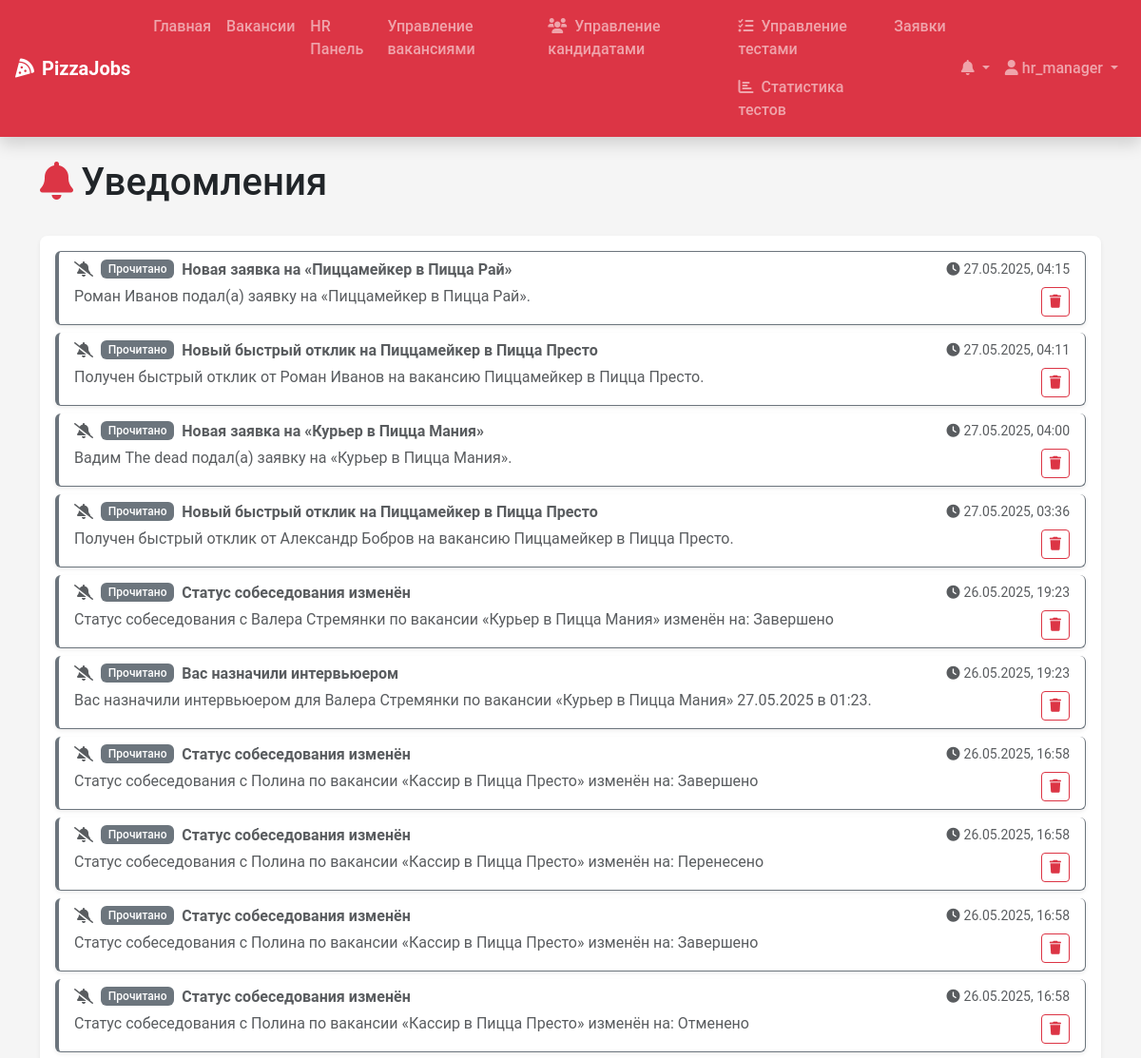
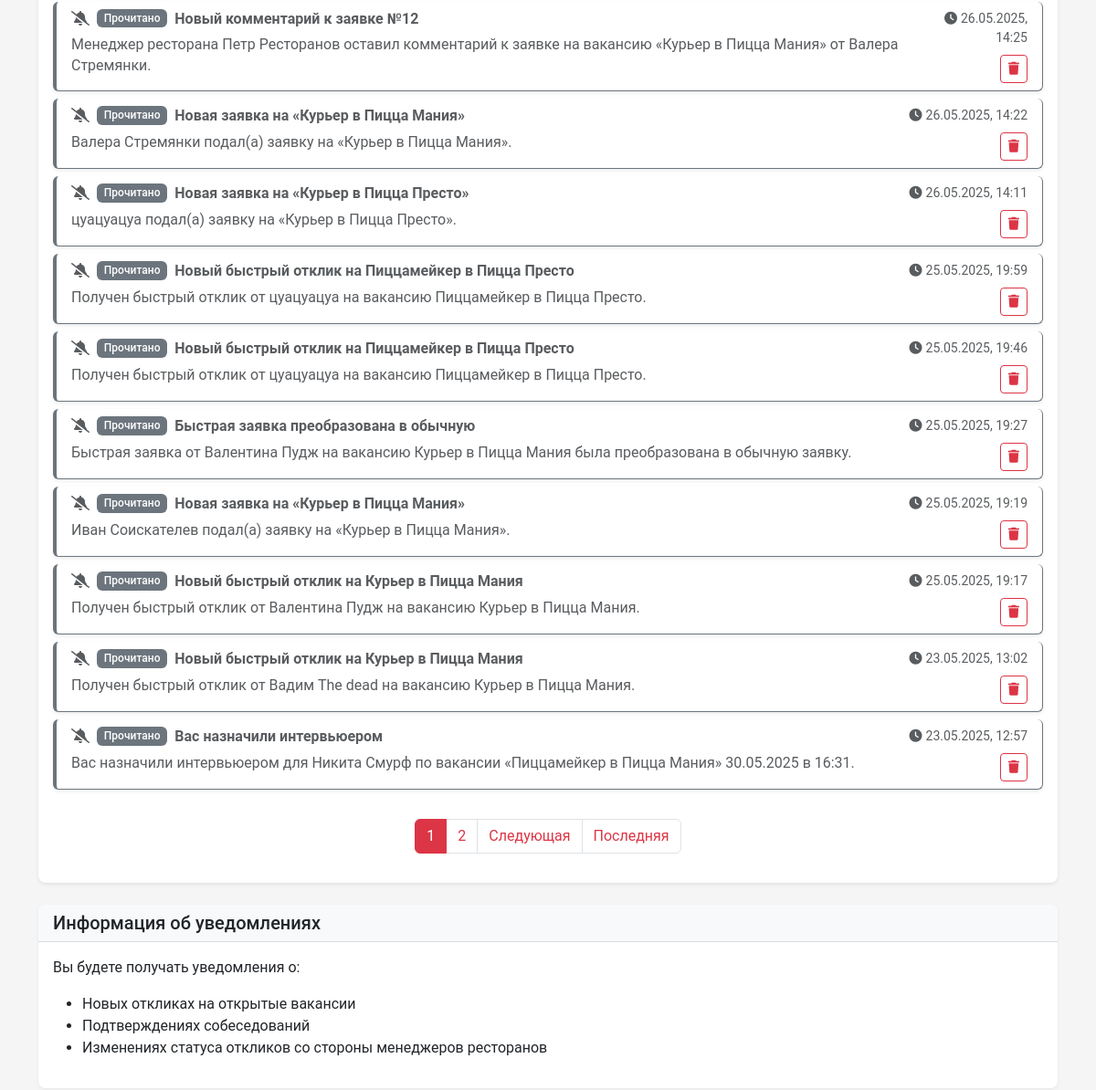
Page /notifications/ (signed in, upper part) on the earlier database version (2 pictures, top to bottom).
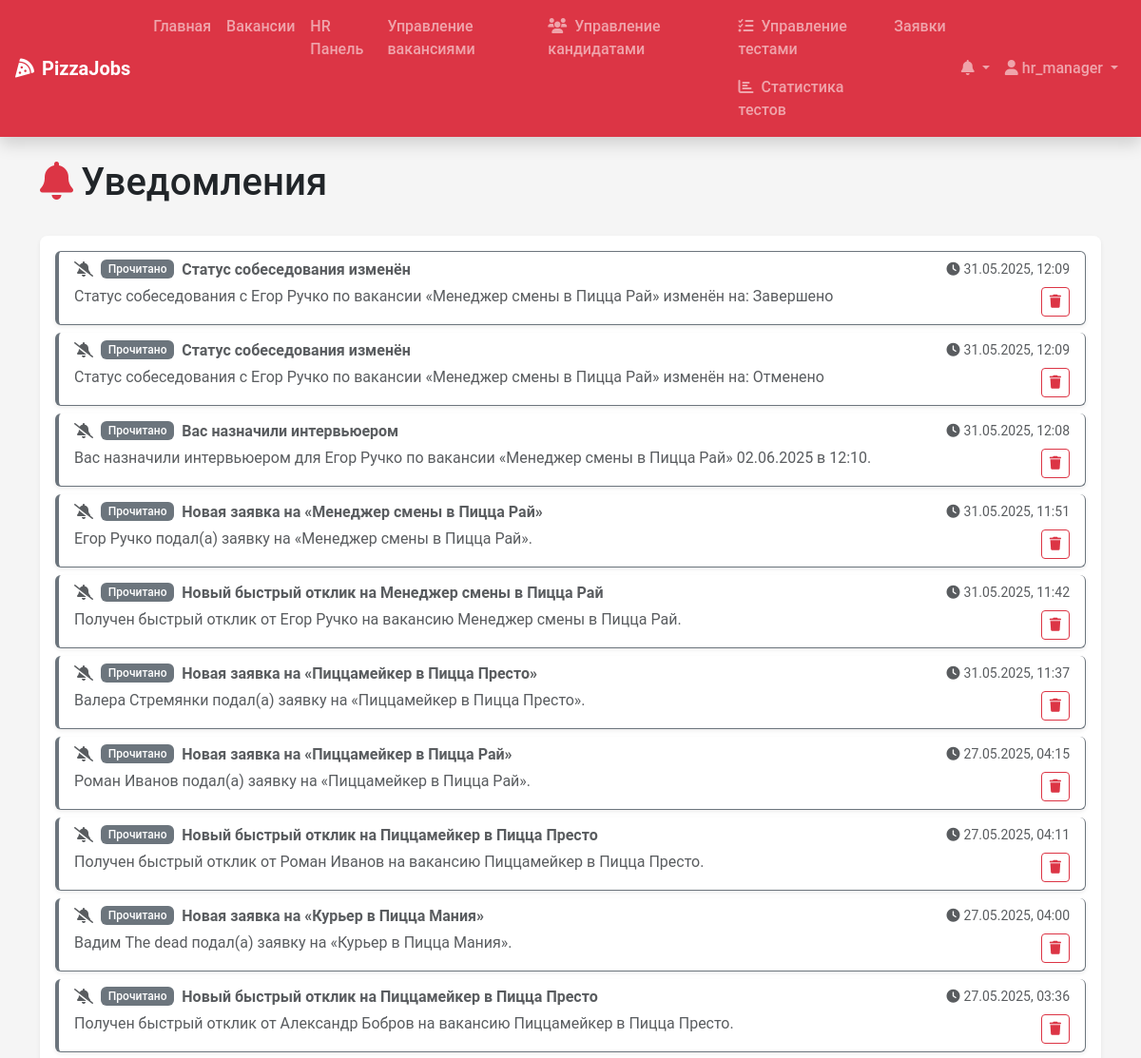
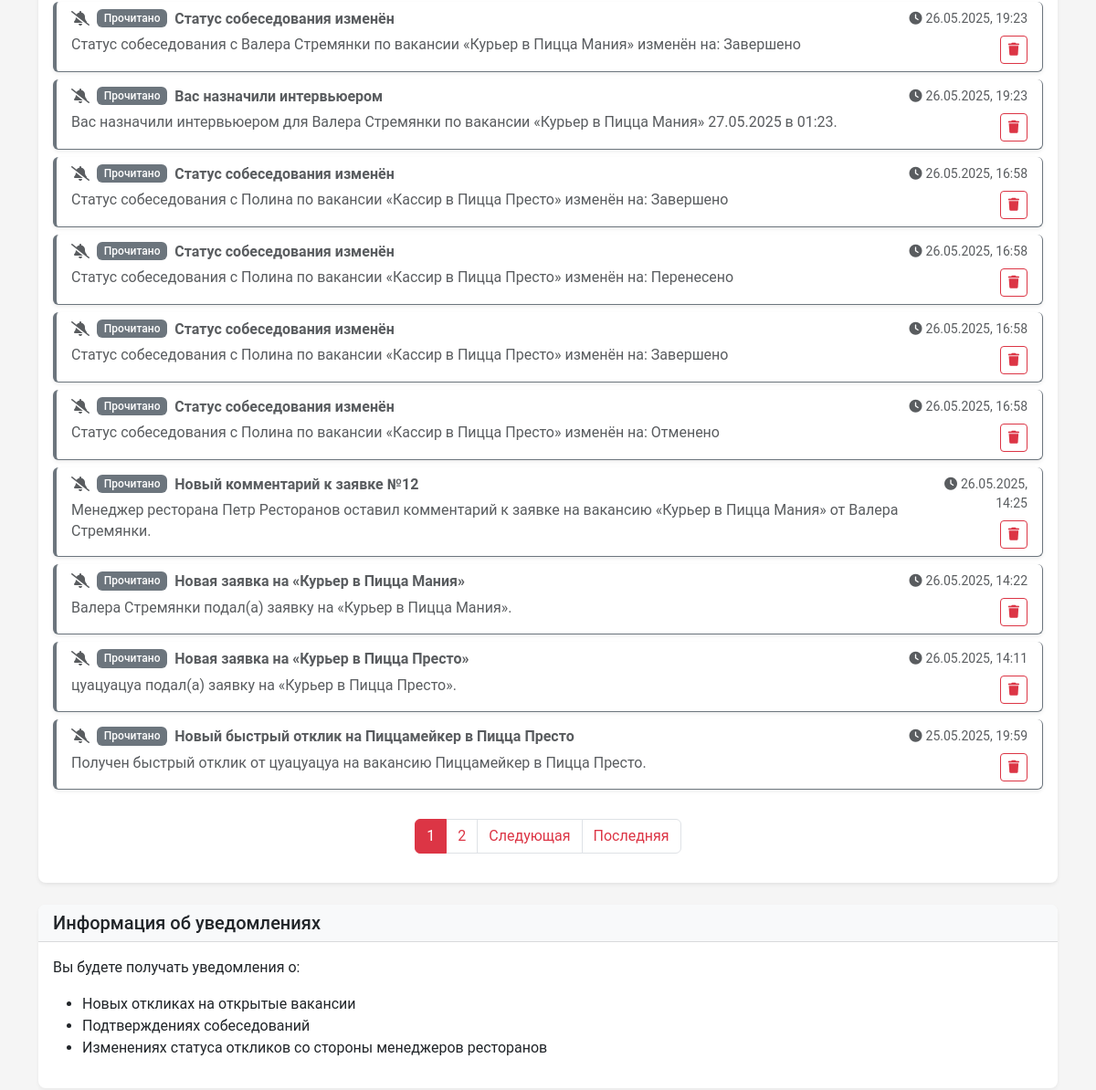
Same page on the later database version (2 pictures, top to bottom).
### recruitment/models.py (models this page shows, shortened)
class Notification(models.Model):
    user = models.ForeignKey(User,
                             on_delete=models.CASCADE,
                             related_name='notifications')
    title = models.CharField(max_length=100)
    message = models.TextField()
    read = models.BooleanField(default=False)
    created_at = models.DateTimeField(auto_now_add=True)

### recruitment/views.py (the view, shortened to what this page needs)
# urls.py: path('notifications/', views.notifications, name='notifications'),
@login_required
def notifications(request):
    qs = Notification.objects.filter(user=request.user).order_by('-created_at')
    paginator = Paginator(qs, 20)
    page_obj = paginator.get_page(request.GET.get('page'))
    context = {
        'page_obj': page_obj,
        'unread_count': qs.filter(read=False).count(),
    }
    return render(request, 'notifications/list.html', context)

### recruitment/context_processors.py (called while the page is built, shortened)
def user_context(request):
    context = {}
    if request.user.is_authenticated:
        unread_count = Notification.objects.filter(user=request.user, read=False).count()
        context['unread_count'] = unread_count
        latest_notifications = Notification.objects.filter(
            user=request.user
        ).order_by('-created_at')[:5]
        context['latest_notifications'] = latest_notifications
    return context

### templates/notifications/list.html (shortened to what the changed rows need)
{% extends 'base.html' %}
{% block content %}
<div class="container">
    <div class="d-flex justify-content-between align-items-center mb-4">
        <h1><i class="fas fa-bell me-2 text-danger"></i>Уведомления</h1>
    </div>
    <div class="card shadow">
        <div class="card-body">
            {% if page_obj %}
                <div class="list-group">
                    {% for notification in page_obj %}
                        <div class="list-group-item list-group-item-action border-start-4
                                    {% if not notification.read %}
                                        border-primary bg-gradient bg-light fw-bold
                                    {% else %}
                                        border-secondary bg-white text-muted
                                    {% endif %}
                                    notification-item shadow-sm mb-2 rounded">
                            <div class="d-flex w-100 justify-content-between align-items-start">
                                <div class="flex-grow-1">
                                    <div class="d-flex align-items-center mb-2">
                                        {% if not notification.read %}
                                            <i class="fas fa-bell text-primary me-2"></i>
                                            <span class="badge bg-primary me-2 pulse">Новое</span>
                                        {% else %}
                                            <i class="fas fa-bell-slash text-muted me-2"></i>
                                            <span class="badge bg-secondary me-2">Прочитано</span>
                                        {% endif %}
                                        <h6 class="mb-0 notification-title">{{ notification.title }}</h6>
                                    </div>
                                    <p class="mb-2 notification-message">{{ notification.message }}</p>
                                </div>
                                <div class="text-end">
                                    <small class="text-muted d-block mb-2">
                                        <i class="fas fa-clock me-1"></i>{{ notification.created_at|date:"d.m.Y, H:i" }}
                                    </small>
                                    <div class="btn-group" role="group">
                                        <form method="post" action="{% url 'notifications' %}" class="d-inline">
                                            <button type="submit" name="delete" value="{{ notification.id }}"
                                                    class="btn btn-sm btn-outline-danger" title="Удалить"
                                                    onclick="return confirm('Удалить уведомление?')">
                                                <i class="fas fa-trash"></i>
                                            </button>
                                        </form>
                                    </div>
                                </div>
                            </div>
                        </div>
                    {% endfor %}
                </div>
                {% if page_obj.paginator.num_pages > 1 %}
                    <nav class="mt-4">
                        <ul class="pagination justify-content-center">
                            {% for num in page_obj.paginator.page_range %}
                                {% if page_obj.number == num %}
                                    <li class="page-item active">
                                        <span class="page-link">{{ num }}</span>
                                    </li>
                                {% elif num > page_obj.number|add:'-3' and num < page_obj.number|add:'3' %}
                                    <li class="page-item">
                                        <a class="page-link" href="?page={{ num }}">{{ num }}</a>
                                    </li>
                                {% endif %}
                            {% endfor %}
                        </ul>
                    </nav>
                {% endif %}
            {% else %}
                <div class="alert alert-info">
                    <i class="fas fa-info-circle me-2"></i>У вас пока нет уведомлений.
                </div>
            {% endif %}
        </div>
    </div>
</div>
{% endblock %}

Differences in the rows shown:
no longer on this page (row unchanged): Notification: read True (drawn), title "Новый быстрый отклик на Пиццамейкер в Пицца Престо", message "Получен быстрый отклик от цуацуацуа на вакансию Пиццамейкер в Пицца Престо.", created_at "25.05.2025, 19:46", {{ notification.id }} 68 (drawn)
no longer on this page (row unchanged): Notification: read True (drawn), title "Быстрая заявка преобразована в обычную", message "Быстрая заявка от Валентина Пудж на вакансию Курьер в Пицца Мания была преобразована в обычную заявку.", created_at "25.05.2025, 19:27", {{ notification.id }} 66 (drawn)
no longer on this page (row unchanged): Notification: read True (drawn), title "Новая заявка на «Курьер в Пицца Мания»", message "Иван Соискателев подал(а) заявку на «Курьер в Пицца Мания».", created_at "25.05.2025, 19:19", {{ notification.id }} 63 (drawn)
no longer on this page (row unchanged): Notification: read True (drawn), title "Новый быстрый отклик на Курьер в Пицца Мания", message "Получен быстрый отклик от Валентина Пудж на вакансию Курьер в Пицца Мания.", created_at "25.05.2025, 19:17", {{ notification.id }} 62 (drawn)
no longer on this page (row unchanged): Notification: read True (drawn), title "Новый быстрый отклик на Курьер в Пицца Мания", message "Получен быстрый отклик от Вадим The dead на вакансию Курьер в Пицца Мания.", created_at "23.05.2025, 13:02", {{ notification.id }} 60 (drawn)
no longer on this page (row unchanged): Notification: read True (drawn), title "Вас назначили интервьюером", message "Вас назначили интервьюером для Никита Смурф по вакансии «Пиццамейкер в Пицца Мания» 30.05.2025 в 16:31.", created_at "23.05.2025, 12:57", {{ notification.id }} 59 (drawn)
added Notification: read True (drawn), title "Статус собеседования изменён", message "Статус собеседования с Егор Ручко по вакансии «Менеджер смены в Пицца Рай» изменён на: Завершено", created_at "31.05.2025, 12:09", {{ notification.id }} 149 (drawn)
added Notification: read True (drawn), title "Статус собеседования изменён", message "Статус собеседования с Егор Ручко по вакансии «Менеджер смены в Пицца Рай» изменён на: Отменено", created_at "31.05.2025, 12:09", {{ notification.id }} 145 (drawn)
added Notification: read True (drawn), title "Вас назначили интервьюером", message "Вас назначили интервьюером для Егор Ручко по вакансии «Менеджер смены в Пицца Рай» 02.06.2025 в 12:10.", created_at "31.05.2025, 12:08", {{ notification.id }} 142 (drawn)
added Notification: read True (drawn), title "Новая заявка на «Менеджер смены в Пицца Рай»", message "Егор Ручко подал(а) заявку на «Менеджер смены в Пицца Рай».", created_at "31.05.2025, 11:51", {{ notification.id }} 131 (drawn)
added Notification: read True (drawn), title "Новый быстрый отклик на Менеджер смены в Пицца Рай", message "Получен быстрый отклик от Егор Ручко на вакансию Менеджер смены в Пицца Рай.", created_at "31.05.2025, 11:42", {{ notification.id }} 129 (drawn)
added Notification: read True (drawn), title "Новая заявка на «Пиццамейкер в Пицца Престо»", message "Валера Стремянки подал(а) заявку на «Пиццамейкер в Пицца Престо».", created_at "31.05.2025, 11:37", {{ notification.id }} 127 (drawn)
